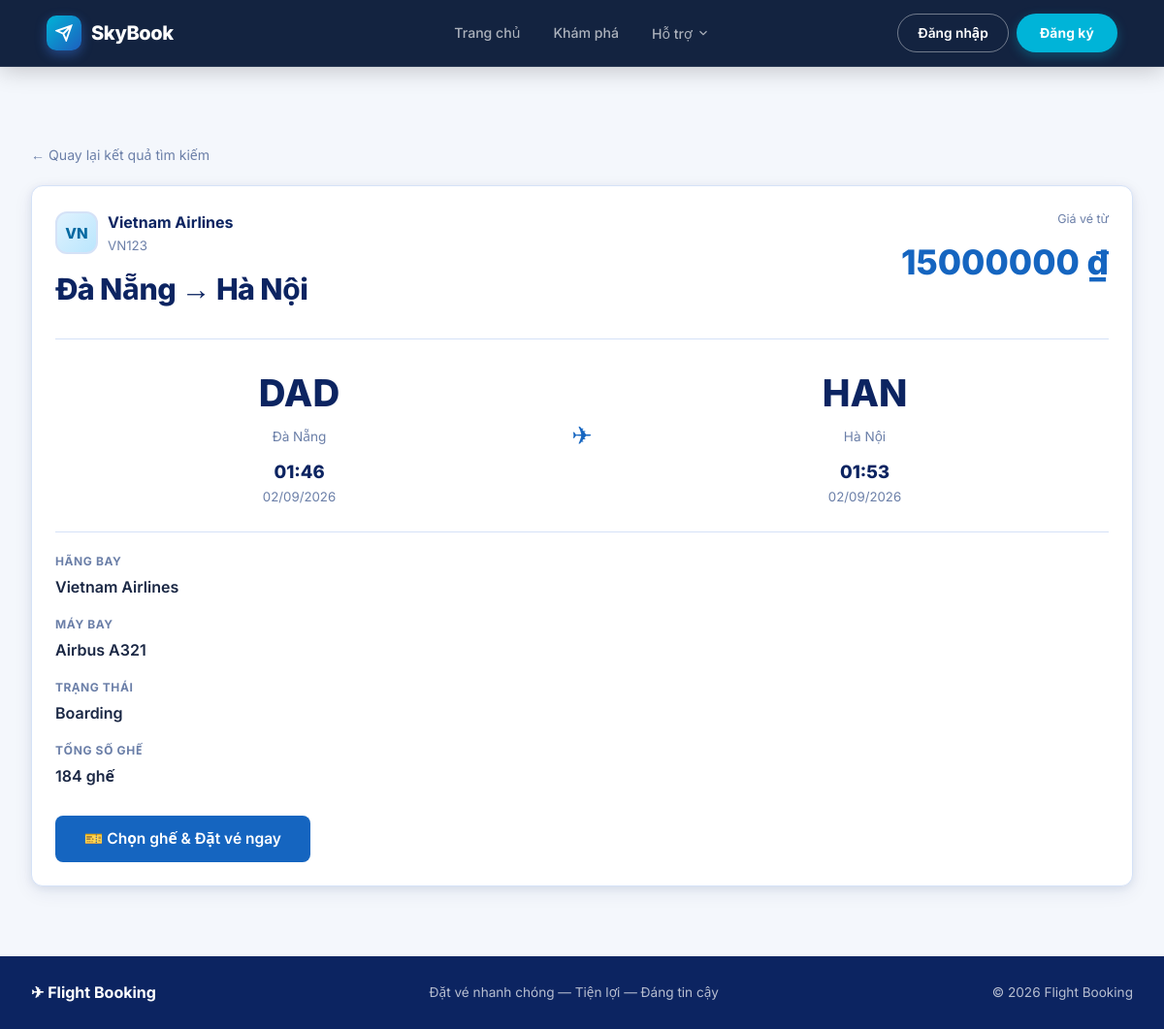
/flight/2/, run on the app's committed database.
### flights/models.py (models this page shows, shortened)
class Flight(models.Model):
    STATUS_CHOICES = [
        ("scheduled", "Scheduled"),
        ("boarding", "Boarding"),
        ("departed", "Departed"),
        ("completed", "Completed"),
        ("cancelled", "Cancelled"),
    ]
    flight_number = models.CharField(max_length=20, verbose_name="Flight Number")
    airline = models.ForeignKey(Airline, on_delete=models.CASCADE, related_name="flights", verbose_name="Airline")
    aircraft = models.ForeignKey(Aircraft, on_delete=models.CASCADE, related_name="flights", verbose_name="Aircraft")
    departure_airport = models.ForeignKey(Airport, on_delete=models.CASCADE, related_name="departures", verbose_name="Departure Airport")
    arrival_airport = models.ForeignKey(Airport, on_delete=models.CASCADE, related_name="arrivals", verbose_name="Arrival Airport")
    departure_time = models.DateTimeField(db_index=True, verbose_name="Departure Time")
    arrival_time = models.DateTimeField(verbose_name="Arrival Time")
    price = models.DecimalField(max_digits=12, decimal_places=2, verbose_name="Base Price")
    status = models.CharField(max_length=20, choices=STATUS_CHOICES, default="scheduled", db_index=True, verbose_name="Status")
    class Meta:
        verbose_name = "Flight"
        verbose_name_plural = "Flights"

class Airline(models.Model):
    name = models.CharField(max_length=100, verbose_name="Airline Name")
    code = models.CharField(max_length=10, unique=True, verbose_name="Airline Code")
    logo = models.URLField(blank=True, verbose_name="Logo URL")
    class Meta:
        verbose_name = "Airline"
        verbose_name_plural = "Airlines"

class Airport(models.Model):
    name = models.CharField(max_length=150, verbose_name="Airport Name")
    code = models.CharField(max_length=10, unique=True, verbose_name="Airport Code")
    city = models.CharField(max_length=100, verbose_name="City")
    class Meta:
        verbose_name = "Airport"
        verbose_name_plural = "Airports"

class Aircraft(models.Model):
    model = models.CharField(max_length=100, verbose_name="Aircraft Model")
    registration_number = models.CharField(max_length=50, unique=True, verbose_name="Registration Number")
    total_seats = models.PositiveIntegerField(verbose_name="Total Seats")
    class Meta:
        verbose_name = "Aircraft"
        verbose_name_plural = "Aircrafts"

### flights/views.py (the view)
# urls.py: path("flight/<int:flight_id>/", views.flight_detail, name="flight_detail"),
def flight_detail(request, flight_id):
    flight = get_object_or_404(Flight, id=flight_id)
    return render(
        request,
        "flights/flight_detail.html",
        {"flight": flight}
    )

### templates/flights/flight_detail.html (shortened to what this page needs)
{% extends "base.html" %}
{% block content %}
<a href="{% url 'home' %}" class="back-link">← Quay lại kết quả tìm kiếm</a>
<div class="card">
  <div style="display:flex;justify-content:space-between;align-items:flex-start;flex-wrap:wrap;gap:16px;">
    <div>
      <div style="display:flex;align-items:center;gap:10px;margin-bottom:8px;">
        <div class="fr-logo" style="width:44px;height:44px;font-size:.95rem;">{{ flight.airline.code|default:flight.airline.name|slice:":2"|upper }}</div>
        <div>
          <div style="font-weight:700;color:var(--navy);">{{ flight.airline.name }}</div>
          <div style="font-size:.83rem;color:var(--muted);">{{ flight.flight_number }}</div>
        </div>
      </div>
      <h1 style="font-size:1.9rem;">{{ flight.departure_airport.city }} → {{ flight.arrival_airport.city }}</h1>
    </div>
    <div style="text-align:right;">
      <div style="font-size:.78rem;color:var(--muted);margin-bottom:4px;">Giá vé từ</div>
      <div style="font-size:2.2rem;font-weight:800;color:var(--blue);">{{ flight.price|floatformat:0 }} ₫</div>
    </div>
  </div>
  <hr class="divider" style="margin:20px 0;" />
  <div class="route-display">
    <div>
      <div class="airport-code">{{ flight.departure_airport.code }}</div>
      <div class="airport-name">{{ flight.departure_airport.city }}</div>
      <div style="font-size:1.15rem;font-weight:800;margin-top:10px;color:var(--navy);">{{ flight.departure_time|date:"H:i" }}</div>
      <div style="font-size:.83rem;color:var(--muted);">{{ flight.departure_time|date:"d/m/Y" }}</div>
    </div>
    <div class="route-icon">✈</div>
    <div>
      <div class="airport-code">{{ flight.arrival_airport.code }}</div>
      <div class="airport-name">{{ flight.arrival_airport.city }}</div>
      <div style="font-size:1.15rem;font-weight:800;margin-top:10px;color:var(--navy);">{{ flight.arrival_time|date:"H:i" }}</div>
      <div style="font-size:.83rem;color:var(--muted);">{{ flight.arrival_time|date:"d/m/Y" }}</div>
    </div>
  </div>
  <hr class="divider" />
  <div class="info-grid" style="margin-bottom:28px;">
    <div><div class="info-label">Hãng bay</div><div class="info-value">{{ flight.airline.name }}</div></div>
    <div><div class="info-label">Máy bay</div><div class="info-value">{{ flight.aircraft.model }}</div></div>
    <div><div class="info-label">Trạng thái</div><div class="info-value">{{ flight.get_status_display }}</div></div>
    <div><div class="info-label">Tổng số ghế</div><div class="info-value">{{ flight.aircraft.total_seats }} ghế</div></div>
  </div>
  <a href="{% url 'create_booking' flight.id %}" class="btn btn-primary btn-lg">🎫 Chọn ghế & Đặt vé ngay</a>
</div>
{% endblock %}

### static/css/style.css (style rules this page uses)
:root { --navy: #0c2461; --navy-h: #091d52; --navy-lt: #1a3a7a; --blue: #1565c0; --blue-h: #1152a3; --blue-lt: #e8f1ff; --blue-mid: #c5d9f8; --sky: #2474d4; --white: #ffffff; --bg: #f0f4fc; --surface: #ffffff; --border: #d5e2f7; --text: #1a2744; --muted: #6b7fa8; --radius: 12px; --radius-sm: 8px; --radius-lg: 20px; --shadow: 0 2px 8px rgba(12,36,97,.08), 0 6px 20px rgba(12,36,97,.07); --shadow-md: 0 4px 16px rgba(12,36,97,.12), 0 12px 40px rgba(12,36,97,.10); }
*, *::before, *::after { box-sizing: border-box; margin: 0; padding: 0; }
body { font-family: 'Inter', 'Segoe UI', system-ui, sans-serif; background: var(--bg); color: var(--text); min-height: 100vh; display: flex; flex-direction: column; line-height: 1.65; }
a { color: var(--blue); text-decoration: none; }
h1 { font-size: 1.7rem; font-weight: 800; letter-spacing: -.02em; margin-bottom: 6px; }
.fr-logo { width: 48px; height: 48px; border-radius: 50%; background: var(--blue-lt); border: 2px solid var(--border); display: flex; align-items: center; justify-content: center; font-size: 1.1rem; font-weight: 800; color: var(--navy); flex-shrink: 0; }
.card { background: var(--surface); border: 1px solid var(--border); border-radius: var(--radius); padding: 24px; box-shadow: var(--shadow); }
.btn { display: inline-flex; align-items: center; gap: 6px; padding: 10px 22px; font-size: .9rem; font-weight: 600; border-radius: var(--radius-sm); border: none; cursor: pointer; transition: background .15s, box-shadow .15s, transform .1s; text-decoration: none !important; line-height: 1.4; font-family: inherit; }
.btn-primary, button[type="submit"] { background: var(--blue); color: #fff; border: none; border-radius: var(--radius-sm); padding: 10px 22px; font-size: .9rem; font-weight: 600; cursor: pointer; display: inline-flex; align-items: center; gap: 6px; transition: background .15s, box-shadow .15s, transform .1s; font-family: inherit; }
.btn-lg { padding: 13px 30px; font-size: .97rem; }
.info-grid { display: grid; grid-template-columns: 1fr 1fr; gap: 16px 32px; }
.info-label { font-size: .75rem; font-weight: 700; letter-spacing: .05em; text-transform: uppercase; color: var(--muted); margin-bottom: 3px; }
.info-value { font-size: 1rem; font-weight: 600; }
.route-display { display: grid; grid-template-columns: 1fr 80px 1fr; align-items: center; text-align: center; margin: 24px 0; }
.route-display .airport-code { font-size: 2.4rem; font-weight: 800; color: var(--navy); }
.route-display .airport-name { font-size: .85rem; color: var(--muted); margin-top: 2px; }
.route-display .route-icon { font-size: 1.6rem; color: var(--blue); }
.divider { border: none; border-top: 1px solid var(--border); margin: 20px 0; }
.back-link { display: inline-flex; align-items: center; gap: 6px; font-size: .88rem; color: var(--muted); margin-bottom: 20px; transition: color .12s; }
.info-grid { grid-template-columns: 1fr; }
body { padding-top: 110px !important; }
body { background: #F4F7FC; }
.fr-logo { background: linear-gradient(135deg, #e0f2fe, #bae6fd); color: #0369a1; border-radius: 12px; font-weight: 800; }
main h1 { font-weight: 800; letter-spacing: -0.02em; color: var(--navy); }

### data on the page
Flight: airline.code "VN", airline.name "Vietnam Airlines", flight_number "VN123", departure_airport.city "Đà Nẵng", arrival_airport.city "Hà Nội", price "15000000", departure_airport.code "DAD", departure_time "01:46", departure_time "02/09/2026", arrival_airport.code "HAN", arrival_time "01:53", arrival_time "02/09/2026", aircraft.model "Airbus A321", status "Boarding", aircraft.total_seats "184"
